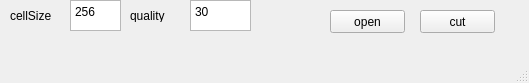
<?xml version="1.0" encoding="UTF-8"?>
<ui version="4.0">
 <class>MainWindow</class>
 <widget class="QMainWindow" name="MainWindow">
  <property name="geometry">
   <rect>
    <x>0</x>
    <y>0</y>
    <width>529</width>
    <height>83</height>
   </rect>
  </property>
  <property name="windowTitle">
   <string>MainWindow</string>
  </property>
  <widget class="QWidget" name="centralwidget">
   <widget class="QTextEdit" name="cellSize">
    <property name="geometry">
     <rect>
      <x>70</x>
      <y>0</y>
      <width>51</width>
      <height>31</height>
     </rect>
    </property>
    <property name="html">
     <string>&lt;!DOCTYPE HTML PUBLIC &quot;-//W3C//DTD HTML 4.0//EN&quot; &quot;http://www.w3.org/TR/REC-html40/strict.dtd&quot;&gt;
&lt;html&gt;&lt;head&gt;&lt;meta name=&quot;qrichtext&quot; content=&quot;1&quot; /&gt;&lt;style type=&quot;text/css&quot;&gt;
p, li { white-space: pre-wrap; }
&lt;/style&gt;&lt;/head&gt;&lt;body style=&quot; font-family:'SimSun'; font-size:9pt; font-weight:400; font-style:normal;&quot;&gt;
&lt;p style=&quot; margin-top:0px; margin-bottom:0px; margin-left:0px; margin-right:0px; -qt-block-indent:0; text-indent:0px;&quot;&gt;256&lt;/p&gt;&lt;/body&gt;&lt;/html&gt;</string>
    </property>
   </widget>
   <widget class="QLabel" name="label">
    <property name="geometry">
     <rect>
      <x>10</x>
      <y>10</y>
      <width>54</width>
      <height>12</height>
     </rect>
    </property>
    <property name="text">
     <string>cellSize</string>
    </property>
   </widget>
   <widget class="QPushButton" name="pushButton">
    <property name="geometry">
     <rect>
      <x>330</x>
      <y>10</y>
      <width>75</width>
      <height>23</height>
     </rect>
    </property>
    <property name="text">
     <string>open</string>
    </property>
   </widget>
   <widget class="QPushButton" name="pushButton_2">
    <property name="geometry">
     <rect>
      <x>420</x>
      <y>10</y>
      <width>75</width>
      <height>23</height>
     </rect>
    </property>
    <property name="text">
     <string>cut</string>
    </property>
   </widget>
   <widget class="QLabel" name="label_2">
    <property name="geometry">
     <rect>
      <x>130</x>
      <y>10</y>
      <width>54</width>
      <height>12</height>
     </rect>
    </property>
    <property name="text">
     <string>quality</string>
    </property>
   </widget>
   <widget class="QTextEdit" name="quality">
    <property name="geometry">
     <rect>
      <x>190</x>
      <y>0</y>
      <width>61</width>
      <height>31</height>
     </rect>
    </property>
    <property name="html">
     <string>&lt;!DOCTYPE HTML PUBLIC &quot;-//W3C//DTD HTML 4.0//EN&quot; &quot;http://www.w3.org/TR/REC-html40/strict.dtd&quot;&gt;
&lt;html&gt;&lt;head&gt;&lt;meta name=&quot;qrichtext&quot; content=&quot;1&quot; /&gt;&lt;style type=&quot;text/css&quot;&gt;
p, li { white-space: pre-wrap; }
&lt;/style&gt;&lt;/head&gt;&lt;body style=&quot; font-family:'SimSun'; font-size:9pt; font-weight:400; font-style:normal;&quot;&gt;
&lt;p style=&quot; margin-top:0px; margin-bottom:0px; margin-left:0px; margin-right:0px; -qt-block-indent:0; text-indent:0px;&quot;&gt;30&lt;/p&gt;&lt;/body&gt;&lt;/html&gt;</string>
    </property>
   </widget>
  </widget>
  <widget class="QMenuBar" name="menubar">
   <property name="geometry">
    <rect>
     <x>0</x>
     <y>0</y>
     <width>529</width>
     <height>23</height>
    </rect>
   </property>
  </widget>
  <widget class="QStatusBar" name="statusbar"/>
 </widget>
 <resources/>
 <connections/>
</ui>
